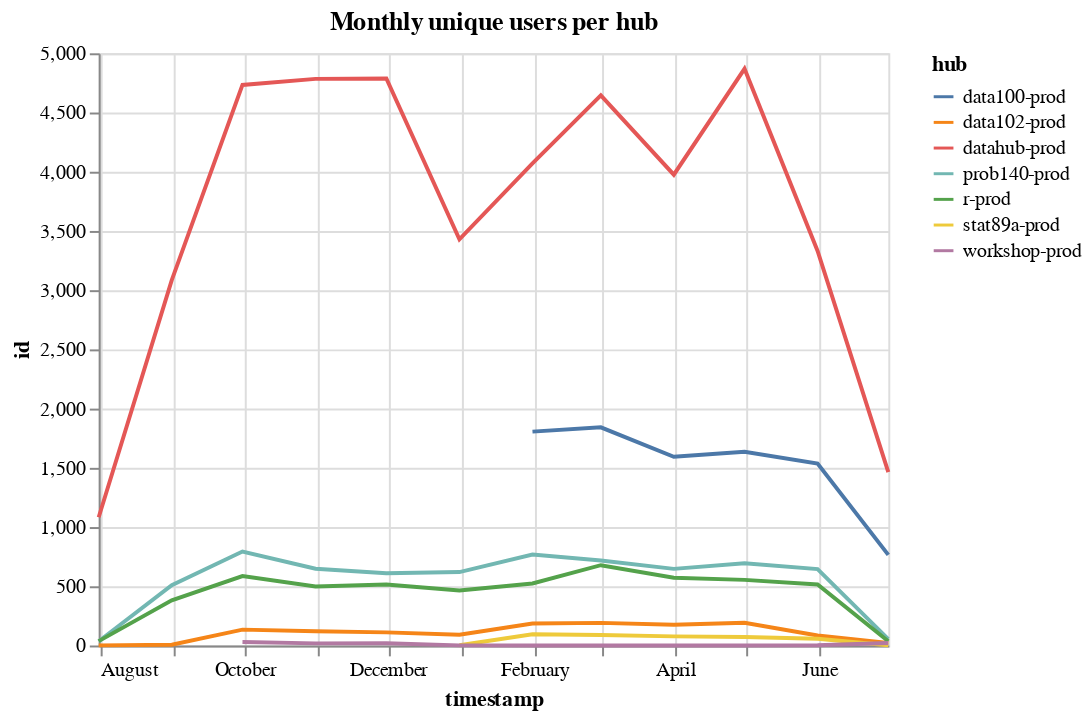

Here is the notebook cell this chart was saved with:
### Code cell
alt.Chart(unique_monthly_users, title="Monthly unique users per hub").mark_line().encode(
    x='timestamp',
    y='id',
    color='hub'
)

### Figure 1 — Vega-Lite specification as saved in the notebook (floating-point values rounded to 4 significant figures)
{"config": {"view": {"continuousWidth": 400, "continuousHeight": 300}}, "data": {"name": "data-c674e5d43e4afa2532b2ba555c06eea4"}, "mark": "line", "encoding": {"color": {"type": "nominal", "field": "hub"}, "x": {"type": "temporal", "field": "timestamp"}, "y": {"type": "quantitative", "field": "id"}}, "title": "Monthly unique users per hub", "$schema": "https://vega.github.io/schema/vega-lite/v4.0.2.json", "datasets": {"data-c674e5d43e4afa2532b2ba555c06eea4": [{"hub": "data100-prod", "timestamp": "2020-01-31T00:00:00-08:00", "id": 1806}, {"hub": "data100-prod", "timestamp": "2020-02-29T00:00:00-08:00", "id": 1842}, {"hub": "data100-prod", "timestamp": "2020-03-31T00:00:00-07:00", "id": 1593}, {"hub": "data100-prod", "timestamp": "2020-04-30T00:00:00-07:00", "id": 1635}, {"hub": "data100-prod", "timestamp": "2020-05-31T00:00:00-07:00", "id": 1536}, {"hub": "data100-prod", "timestamp": "2020-06-30T00:00:00-07:00", "id": 765}, {"hub": "data102-prod", "timestamp": "2019-07-31T00:00:00-07:00", "id": 1}, {"hub": "data102-prod", "timestamp": "2019-08-31T00:00:00-07:00", "id": 6}, {"hub": "data102-prod", "timestamp": "2019-09-30T00:00:00-07:00", "id": 134}, {"hub": "data102-prod", "timestamp": "2019-10-31T00:00:00-07:00", "id": 121}, {"hub": "data102-prod", "timestamp": "2019-11-30T00:00:00-08:00", "id": 111}, {"hub": "data102-prod", "timestamp": "2019-12-31T00:00:00-08:00", "id": 91}, {"hub": "data102-prod", "timestamp": "2020-01-31T00:00:00-08:00", "id": 186}, {"hub": "data102-prod", "timestamp": "2020-02-29T00:00:00-08:00", "id": 191}, {"hub": "data102-prod", "timestamp": "2020-03-31T00:00:00-07:00", "id": 175}, {"hub": "data102-prod", "timestamp": "2020-04-30T00:00:00-07:00", "id": 192}, {"hub": "data102-prod", "timestamp": "2020-05-31T00:00:00-07:00", "id": 85}, {"hub": "data102-prod", "timestamp": "2020-06-30T00:00:00-07:00", "id": 21}, {"hub": "datahub-prod", "timestamp": "2019-07-31T00:00:00-07:00", "id": 1083}, {"hub": "datahub-prod", "timestamp": "2019-08-31T00:00:00-07:00", "id": 3085}, {"hub": "datahub-prod", "timestamp": "2019-09-30T00:00:00-07:00", "id": 4733}, {"hub": "datahub-prod", "timestamp": "2019-10-31T00:00:00-07:00", "id": 4784}, {"hub": "datahub-prod", "timestamp": "2019-11-30T00:00:00-08:00", "id": 4788}, {"hub": "datahub-prod", "timestamp": "2019-12-31T00:00:00-08:00", "id": 3429}, {"hub": "datahub-prod", "timestamp": "2020-01-31T00:00:00-08:00", "id": 4071}, {"hub": "datahub-prod", "timestamp": "2020-02-29T00:00:00-08:00", "id": 4645}, {"hub": "datahub-prod", "timestamp": "2020-03-31T00:00:00-07:00", "id": 3975}, {"hub": "datahub-prod", "timestamp": "2020-04-30T00:00:00-07:00", "id": 4869}, {"hub": "datahub-prod", "timestamp": "2020-05-31T00:00:00-07:00", "id": 3331}, {"hub": "datahub-prod", "timestamp": "2020-06-30T00:00:00-07:00", "id": 1463}, {"hub": "prob140-prod", "timestamp": "2019-07-31T00:00:00-07:00", "id": 36}, {"hub": "prob140-prod", "timestamp": "2019-08-31T00:00:00-07:00", "id": 510}, {"hub": "prob140-prod", "timestamp": "2019-09-30T00:00:00-07:00", "id": 793}, {"hub": "prob140-prod", "timestamp": "2019-10-31T00:00:00-07:00", "id": 648}, {"hub": "prob140-prod", "timestamp": "2019-11-30T00:00:00-08:00", "id": 610}, {"hub": "prob140-prod", "timestamp": "2019-12-31T00:00:00-08:00", "id": 620}, {"hub": "prob140-prod", "timestamp": "2020-01-31T00:00:00-08:00", "id": 768}, {"hub": "prob140-prod", "timestamp": "2020-02-29T00:00:00-08:00", "id": 718}, {"hub": "prob140-prod", "timestamp": "2020-03-31T00:00:00-07:00", "id": 647}, {"hub": "prob140-prod", "timestamp": "2020-04-30T00:00:00-07:00", "id": 695}, {"hub": "prob140-prod", "timestamp": "2020-05-31T00:00:00-07:00", "id": 645}, {"hub": "prob140-prod", "timestamp": "2020-06-30T00:00:00-07:00", "id": 53}, {"hub": "r-prod", "timestamp": "2019-07-31T00:00:00-07:00", "id": 37}, {"hub": "r-prod", "timestamp": "2019-08-31T00:00:00-07:00", "id": 381}, {"hub": "r-prod", "timestamp": "2019-09-30T00:00:00-07:00", "id": 586}, {"hub": "r-prod", "timestamp": "2019-10-31T00:00:00-07:00", "id": 498}, {"hub": "r-prod", "timestamp": "2019-11-30T00:00:00-08:00", "id": 515}, {"hub": "r-prod", "timestamp": "2019-12-31T00:00:00-08:00", "id": 465}, {"hub": "r-prod", "timestamp": "2020-01-31T00:00:00-08:00", "id": 524}, {"hub": "r-prod", "timestamp": "2020-02-29T00:00:00-08:00", "id": 678}, {"hub": "r-prod", "timestamp": "2020-03-31T00:00:00-07:00", "id": 572}, {"hub": "r-prod", "timestamp": "2020-04-30T00:00:00-07:00", "id": 554}, {"hub": "r-prod", "timestamp": "2020-05-31T00:00:00-07:00", "id": 515}, {"hub": "r-prod", "timestamp": "2020-06-30T00:00:00-07:00", "id": 36}, {"hub": "stat89a-prod", "timestamp": "2019-12-31T00:00:00-08:00", "id": 2}, {"hub": "stat89a-prod", "timestamp": "2020-01-31T00:00:00-08:00", "id": 95}, {"hub": "stat89a-prod", "timestamp": "2020-02-29T00:00:00-08:00", "id": 88}, {"hub": "stat89a-prod", "timestamp": "2020-03-31T00:00:00-07:00", "id": 77}, {"hub": "stat89a-prod", "timestamp": "2020-04-30T00:00:00-07:00", "id": 72}, {"hub": "stat89a-prod", "timestamp": "2020-05-31T00:00:00-07:00", "id": 57}, {"hub": "stat89a-prod", "timestamp": "2020-06-30T00:00:00-07:00", "id": 2}, {"hub": "workshop-prod", "timestamp": "2019-09-30T00:00:00-07:00", "id": 30}, {"hub": "workshop-prod", "timestamp": "2019-10-31T00:00:00-07:00", "id": 18}, {"hub": "workshop-prod", "timestamp": "2019-11-30T00:00:00-08:00", "id": 19}, {"hub": "workshop-prod", "timestamp": "2019-12-31T00:00:00-08:00", "id": 1}, {"hub": "workshop-prod", "timestamp": "2020-01-31T00:00:00-08:00", "id": 0}, {"hub": "workshop-prod", "timestamp": "2020-02-29T00:00:00-08:00", "id": 0}, {"hub": "workshop-prod", "timestamp": "2020-03-31T00:00:00-07:00", "id": 0}, {"hub": "workshop-prod", "timestamp": "2020-04-30T00:00:00-07:00", "id": 0}, {"hub": "workshop-prod", "timestamp": "2020-05-31T00:00:00-07:00", "id": 2}, {"hub": "workshop-prod", "timestamp": "2020-06-30T00:00:00-07:00", "id": 21}]}}
